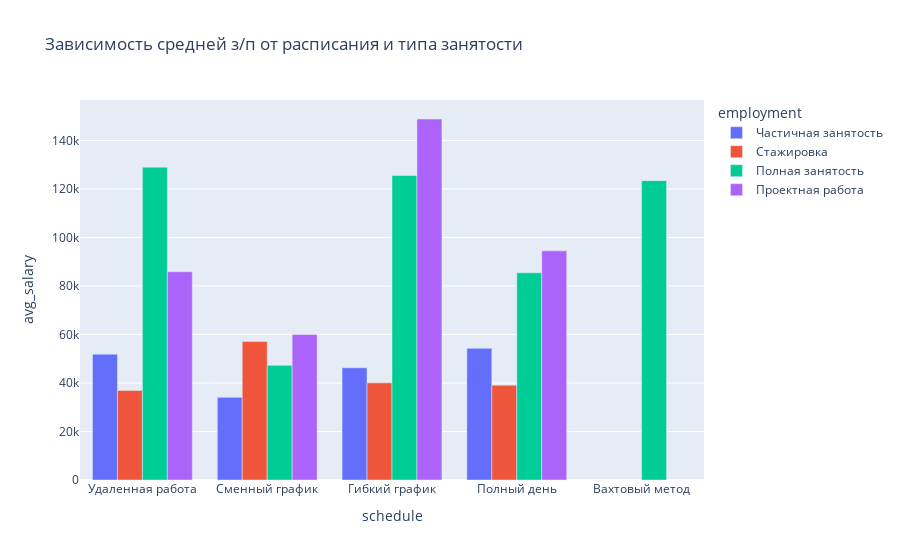

This figure's notebook cell:
### Code cell
#запрос на соотношение з/п и комбинации расписания и типа занятости

query_4_8 = f'''SELECT
                    v.schedule,
                    v.employment,
                    ROUND(AVG(v.salary_from)) as salary_from,
                    ROUND(AVG(v.salary_to)) as salary_to
                FROM vacancies as v
                GROUP BY 1,2
                ORDER BY 3,4
'''
df_4_8 = pd.read_sql_query(query_4_8, connection)
#датафреийм и график для визуализации зависимисти средней предлагаемой зарплаты от расписания и типа занятости
df_4_8['avg_salary'] = (df_4_8['salary_from'] + df_4_8['salary_to']) / 2
fig_4_8 = px.bar(df_4_8, x='schedule', y='avg_salary', barmode="group", color= 'employment', title='Зависимость средней з/п от расписания и типа занятости')
fig_4_8.show()

### Figure 1 — Plotly figure (JSON) as saved in the notebook; plotly's stock layout.template omitted (floating-point values rounded to 4 significant figures)
{"data": [{"alignmentgroup": "True", "hovertemplate": "employment=Частичная занятость<br>schedule=%{x}<br>avg_salary=%{y}<extra></extra>", "legendgroup": "Частичная занятость", "marker": {"color": "#636efa", "pattern": {"shape": ""}}, "name": "Частичная занятость", "offsetgroup": "Частичная занятость", "orientation": "v", "showlegend": true, "textposition": "auto", "type": "bar", "x": ["Удаленная работа", "Сменный график", "Гибкий график", "Полный день"], "xaxis": "x", "y": [51881, 34079, 46275, 54269], "yaxis": "y"}, {"alignmentgroup": "True", "hovertemplate": "employment=Стажировка<br>schedule=%{x}<br>avg_salary=%{y}<extra></extra>", "legendgroup": "Стажировка", "marker": {"color": "#EF553B", "pattern": {"shape": ""}}, "name": "Стажировка", "offsetgroup": "Стажировка", "orientation": "v", "showlegend": true, "textposition": "auto", "type": "bar", "x": ["Удаленная работа", "Полный день", "Гибкий график", "Сменный график"], "xaxis": "x", "y": [36940.0, 39090.0, 40064, 57125], "yaxis": "y"}, {"alignmentgroup": "True", "hovertemplate": "employment=Полная занятость<br>schedule=%{x}<br>avg_salary=%{y}<extra></extra>", "legendgroup": "Полная занятость", "marker": {"color": "#00cc96", "pattern": {"shape": ""}}, "name": "Полная занятость", "offsetgroup": "Полная занятость", "orientation": "v", "showlegend": true, "textposition": "auto", "type": "bar", "x": ["Сменный график", "Полный день", "Гибкий график", "Удаленная работа", "Вахтовый метод"], "xaxis": "x", "y": [47260.0, 85420.0, 125541, 128983, 123400.0], "yaxis": "y"}, {"alignmentgroup": "True", "hovertemplate": "employment=Проектная работа<br>schedule=%{x}<br>avg_salary=%{y}<extra></extra>", "legendgroup": "Проектная работа", "marker": {"color": "#ab63fa", "pattern": {"shape": ""}}, "name": "Проектная работа", "offsetgroup": "Проектная работа", "orientation": "v", "showlegend": true, "textposition": "auto", "type": "bar", "x": ["Сменный график", "Удаленная работа", "Полный день", "Гибкий график", "Вахтовый метод"], "xaxis": "x", "y": [60000, 85870.0, 94470, 148800.0, null], "yaxis": "y"}], "layout": {"barmode": "group", "legend": {"title": {"text": "employment"}, "tracegroupgap": 0}, "title": {"text": "Зависимость средней з/п от расписания и типа занятости"}, "xaxis": {"anchor": "y", "domain": [0, 1], "title": {"text": "schedule"}}, "yaxis": {"anchor": "x", "domain": [0, 1], "title": {"text": "avg_salary"}}}}
